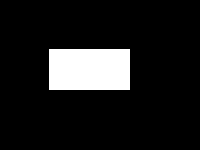
%> input picture Yi_Zhao_2175_HW4/data/boxIm1.bmp, 200 x 150 px; its folder holds 4 pictures in this run
$ octave HW4.m   (GNU Octave 9; MATLAB toolbox functions it lacks are replaced by stand-ins)
%> lines starting %> are read from the running program, lines starting %| are printed output that depends on the picture; in (x1, y1, x2, y2) boxes, pixels count from 0 and x2, y2 are one past the last pixel; in counts of white or black regions, pixels touching at a corner belong together; the program's own positions count from 1
### Yi_Zhao_2175_HW4/ellipse.m
function h=ellipse(ra,rb,ang,x0,y0,C,Nb)
% Ellipse adds ellipses to the current plot
%
% ELLIPSE(ra,rb,ang,x0,y0) adds an ellipse with semimajor axis of ra,
% a semimajor axis of radius rb, a semimajor axis of ang, centered at
% the point x0,y0.
%
% The length of ra, rb, and ang should be the same.
% If ra is a vector of length L and x0,y0 scalars, L ellipses
% are added at point x0,y0.
% If ra is a scalar and x0,y0 vectors of length M, M ellipse are with the same
% radii are added at the points x0,y0.
% If ra, x0, y0 are vectors of the same length L=M, M ellipses are added.
% If ra is a vector of length L and x0, y0 are  vectors of length
% M~=L, L*M ellipses are added, at each point x0,y0, L ellipses of radius ra.
%
% ELLIPSE(ra,rb,ang,x0,y0,C)
% adds ellipses of color C. C may be a string ('r','b',...) or the RGB value.
% If no color is specified, it makes automatic use of the colors specified by
% the axes ColorOrder property. For several circles C may be a vector.
%
% ELLIPSE(ra,rb,ang,x0,y0,C,Nb), Nb specifies the number of points
% used to draw the ellipse. The default value is 300. Nb may be used
% for each ellipse individually.
%
% h=ELLIPSE(...) returns the handles to the ellipses.
%
% usage exmple: the following produces a red ellipse centered at 1,1
% and tipped down at a 45 deg axis from the x axis
% ellipse(1,2,pi/4,1,1,'r')
%
% note that if ra=rb, ELLIPSE plots a circle
%

% written by D.G. Long, Brigham Young University, based on the
% CIRCLES.m original
% written by Peter Blattner, Institute of Microtechnology, University of
% Neuchatel, Switzerland, blattner@imt.unine.ch

% Check the number of input arguments

if nargin<1,
  ra=[];
end;
if nargin<2,
  rb=[];
end;
if nargin<3,
  ang=[];
end;

if nargin<5,
  x0=[];
  y0=[];
end;

if nargin<6,
  C=[];
end

if nargin<7,
  Nb=[];
end

% set up the default values

if isempty(ra),ra=1;end;
if isempty(rb),rb=1;end;
if isempty(ang),ang=0;end;
if isempty(x0),x0=0;end;
if isempty(y0),y0=0;end;
if isempty(Nb),Nb=300;end;
if isempty(C),C=get(gca,'colororder');end;

% work on the variable sizes

x0=x0(:);
y0=y0(:);
ra=ra(:);
rb=rb(:);
ang=ang(:);
Nb=Nb(:);

if isstr(C),C=C(:);end;

if length(ra)~=length(rb),
  error('length(ra)~=length(rb)');
end;
if length(x0)~=length(y0),
  error('length(x0)~=length(y0)');
end;

% how many inscribed elllipses are plotted

if length(ra)~=length(x0)
  maxk=length(ra)*length(x0);
else
  maxk=length(ra);
end;

% drawing loop

for k=1:maxk

  if length(x0)==1
    xpos=x0;
    ypos=y0;
    radm=ra(k);
    radn=rb(k);
    if length(ang)==1
      an=ang;
    else
      an=ang(k);
    end;
  elseif length(ra)==1
    xpos=x0(k);
    ypos=y0(k);
    radm=ra;
    radn=rb;
    an=ang;
  elseif length(x0)==length(ra)
    xpos=x0(k);
    ypos=y0(k);
    radm=ra(k);
    radn=rb(k);
    an=ang(k)
  else
    rada=ra(fix((k-1)/size(x0,1))+1);
    radb=rb(fix((k-1)/size(x0,1))+1);
    an=ang(fix((k-1)/size(x0,1))+1);
    xpos=x0(rem(k-1,size(x0,1))+1);
    ypos=y0(rem(k-1,size(y0,1))+1);
  end;

  co=cos(an);
  si=sin(an);
  the=linspace(0,2*pi,Nb(rem(k-1,size(Nb,1))+1,:)+1);
%  x=radm*cos(the)*co-si*radn*sin(the)+xpos;
%  y=radm*cos(the)*si+co*radn*sin(the)+ypos;
  p=line(radm*cos(the)*co-si*radn*sin(the)+xpos,radm*cos(the)*si+co*radn*sin(the)+ypos);
  set(p,'color',C(rem(k-1,size(C,1))+1,:));

  if nargout > 0
    h(k)=p;
  end

end;

### Yi_Zhao_2175_HW4/HW4.m
% Author: Yi Zhao
% CSE 5524, HW4
% 09/21/2019

%%%%%%%%%%%%%%%%%%%%%%%%%%%%%%%
%% Problem 1

for i = 1:4
    % read image (in double): boxIm[1-4].bmp
    im = double(imread(sprintf('./data/boxIm%d.bmp',i)));
%> im: size 150x200 double; 11.1% white; 1 white region, box (x1, y1, x2, y2) and area: (49, 49, 130, 90) 3321
    % display 7 similituyde moment for each of image
    disp(similitudeMoments(im))
end

%%%%%%%%%%%%%%%%%%%%%%%%%%%%%%%
%% Problem 2

% Load the data
clear; close all;
load('./data/eigdata.txt');
X = eigdata;
subplot(2,1,1);
plot(X(:,1),X(:,2),'b.');
title('Data w/o Subtracted Mean','FontSize', 14)
axis('equal');
% mean-subtract data
m = mean(X);
Y = X - ones(size(X,1),1)*m;
subplot(2,1,2);
plot(Y(:,1),Y(:,2),'r.');
title('Data w/ Subtracted Mean','FontSize', 14)
axis('equal');
pause;
close all;

%%%%%%%%%%%%%%%%%%%%%%%%%%%%%%%
%% Problem 3

K = cov(Y);
[coeff,score,latent,~,explained] = pca(Y);
[U, V] = eig(K);

c = 9;
len1 = sqrt(c*V(1,1));
len2 = sqrt(c*V(2,2));

hold on
plot([U(1,1),0]*len1,[U(2,1),0]*len1, 'g','LineWidth',2)
plot([U(1,2),0]*len2,[U(2,2),0]*len2, 'r','LineWidth',2)
plot(Y(:,1),Y(:,2),'.')
title('Correlated Vector w/ 3 Std.','FontSize', 14)
ellipse(len1,len2,atan(U(1,1)/U(2,1)),0,0)
pause;
%%%%%%%%%%%%%%%%%%%%%%%%%%%%%%%
%% Problem 4

close all;

Y2 = Y * U';
plot(Y2(:,1),Y2(:,2),'.')
axis([-20 20 -20 20])
title('Unorrelated Y','FontSize', 14)

%%%%%%%%%%%%%%%%%%%%%%%%%%%%%%%
%% Problem 1 Helper function

function Nvals = similitudeMoments(im)
    Nvals = [];

    % initialize matrix for row index, col index, x average and y average.
    xind = repmat(1:size(im,2),size(im,1),1); % col => x
    yind = repmat((1:size(im,1))', 1, size(im,2)); % row => y

    m00 = sum(im, 'all');
%> m00 = 846855
    m10 = sum(xind.*im, 'all');
%> m10 = 76216950
    m01 = sum(yind.*im, 'all');
%> m01 = 59279850

    xbar = ones(size(im)) * m10/m00;
%> xbar: size 150x200 double; every value is 90

    ybar = ones(size(im)) * m01/m00;
%> ybar: size 150x200 double; every value is 70
    % iteratively calculate 7 similitude moments
    for i = 0:3
        for j = max(0,(2-i)):(3-i)
            % 2 <= (i+j) <= 3
            nij = sum(((xind - xbar).^i).*((yind - ybar).^j).*im, 'all')/(m00.^((i+j)/2+1));
% [6 lines of commented-out code are left out]
            Nvals = [Nvals, nij];
        end
    end
%> after the loop, Nvals = [0.000165 0 0 0 0.000646 0 0]
%|  Columns 1 through 6:
%|    1.6532e-04            0            0            0   6.4553e-04            0
%|  Column 7:
%|             0
%> `axis('equal');`:
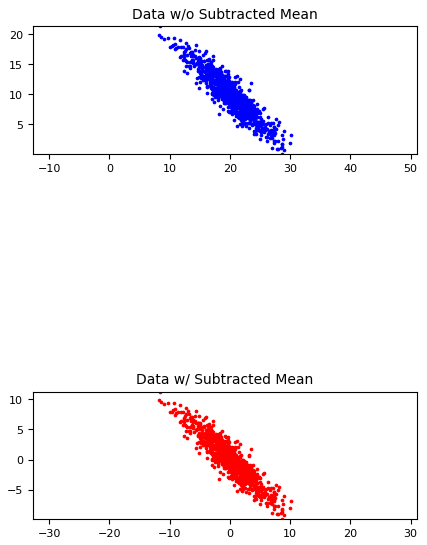
%> figure redrawn from the program's plot data, 2 panels
%> after the loop in ellipse, `for k=1:maxk`:
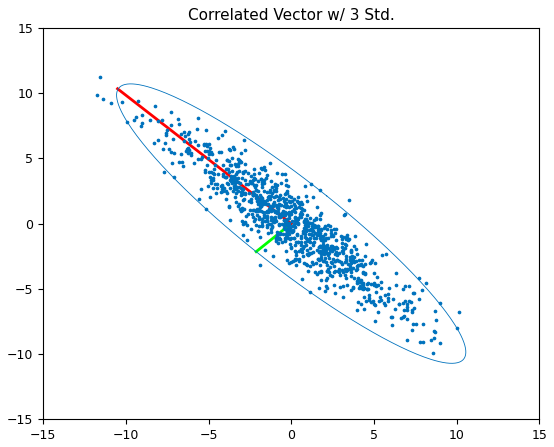
%> figure redrawn from the program's plot data
%> `title('Unorrelated Y','FontSize', 14)`:
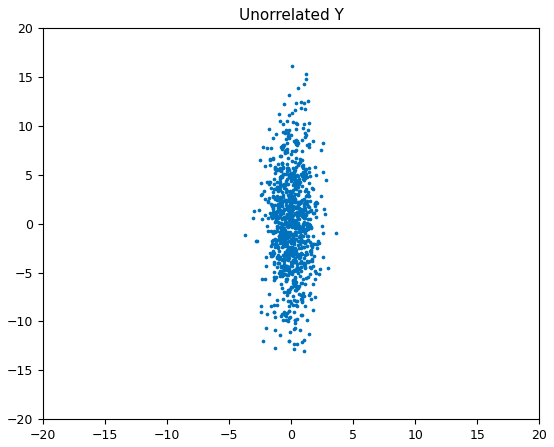
%> figure redrawn from the program's plot data

end
